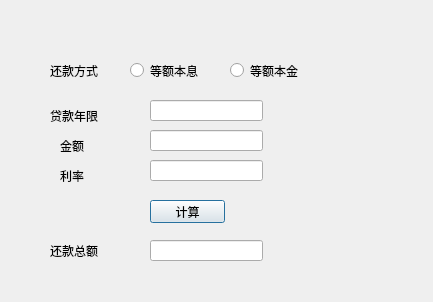
<?xml version="1.0" encoding="UTF-8"?>
<ui version="4.0">
 <class>Dialog</class>
 <widget class="QDialog" name="Dialog">
  <property name="geometry">
   <rect>
    <x>0</x>
    <y>0</y>
    <width>433</width>
    <height>302</height>
   </rect>
  </property>
  <property name="windowTitle">
   <string>Dialog</string>
  </property>
  <widget class="QLabel" name="label">
   <property name="geometry">
    <rect>
     <x>50</x>
     <y>50</y>
     <width>81</width>
     <height>41</height>
    </rect>
   </property>
   <property name="text">
    <string>还款方式</string>
   </property>
  </widget>
  <widget class="QRadioButton" name="radioButton">
   <property name="geometry">
    <rect>
     <x>130</x>
     <y>60</y>
     <width>71</width>
     <height>21</height>
    </rect>
   </property>
   <property name="text">
    <string>等额本息</string>
   </property>
  </widget>
  <widget class="QRadioButton" name="radioButton_2">
   <property name="geometry">
    <rect>
     <x>230</x>
     <y>60</y>
     <width>71</width>
     <height>21</height>
    </rect>
   </property>
   <property name="text">
    <string>等额本金</string>
   </property>
  </widget>
  <widget class="QLabel" name="label_2">
   <property name="geometry">
    <rect>
     <x>50</x>
     <y>100</y>
     <width>71</width>
     <height>31</height>
    </rect>
   </property>
   <property name="text">
    <string>贷款年限</string>
   </property>
  </widget>
  <widget class="QLabel" name="label_3">
   <property name="geometry">
    <rect>
     <x>60</x>
     <y>130</y>
     <width>51</width>
     <height>31</height>
    </rect>
   </property>
   <property name="text">
    <string>金额</string>
   </property>
  </widget>
  <widget class="QLabel" name="label_4">
   <property name="geometry">
    <rect>
     <x>60</x>
     <y>160</y>
     <width>41</width>
     <height>31</height>
    </rect>
   </property>
   <property name="text">
    <string>利率</string>
   </property>
  </widget>
  <widget class="QPushButton" name="pushButton_res">
   <property name="geometry">
    <rect>
     <x>150</x>
     <y>200</y>
     <width>75</width>
     <height>23</height>
    </rect>
   </property>
   <property name="text">
    <string>计算</string>
   </property>
  </widget>
  <widget class="QLineEdit" name="lineEdit_year">
   <property name="geometry">
    <rect>
     <x>150</x>
     <y>100</y>
     <width>113</width>
     <height>21</height>
    </rect>
   </property>
  </widget>
  <widget class="QLineEdit" name="lineEdit_money">
   <property name="geometry">
    <rect>
     <x>150</x>
     <y>130</y>
     <width>113</width>
     <height>21</height>
    </rect>
   </property>
  </widget>
  <widget class="QLineEdit" name="lineEdit_rate">
   <property name="geometry">
    <rect>
     <x>150</x>
     <y>160</y>
     <width>113</width>
     <height>21</height>
    </rect>
   </property>
  </widget>
  <widget class="QLabel" name="label_5">
   <property name="geometry">
    <rect>
     <x>50</x>
     <y>230</y>
     <width>71</width>
     <height>41</height>
    </rect>
   </property>
   <property name="text">
    <string>还款总额</string>
   </property>
  </widget>
  <widget class="QLineEdit" name="lineEdit_total">
   <property name="geometry">
    <rect>
     <x>150</x>
     <y>240</y>
     <width>113</width>
     <height>21</height>
    </rect>
   </property>
  </widget>
 </widget>
 <resources/>
 <connections/>
</ui>
